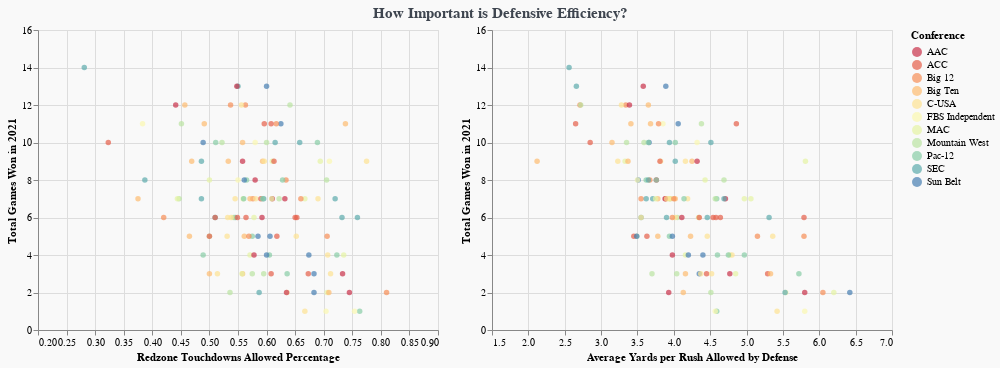

Source (notebook cell):
### Code cell
selection = alt.selection(type="interval")

chart1 = alt.Chart(schools).mark_circle().encode(
    x = alt.X('Redzone Touchdowns Allowed Percentage',scale=alt.Scale(domain=(0.2,0.9))),
    y = alt.Y('Total Games Won in 2021',scale=alt.Scale(domain=(0,16))),
    color = alt.condition(selection,alt.Color('Conference:N',scale=alt.Scale(scheme='spectral')),alt.value('lightgray')),
    tooltip = ['Team','Total Games Won in 2021','Redzone Touchdowns Allowed Percentage']
).properties(
    width = 400,
    height = 300
).add_selection(selection)

chart2 = alt.Chart(schools).mark_circle().encode(
    x = alt.X('Average Yards per Rush Allowed by Defense',scale=alt.Scale(domain=(1.5,7))),
    y = alt.Y('Total Games Won in 2021',scale=alt.Scale(domain=(0,16))),
    color = alt.condition(selection,alt.Color('Conference:N',scale=alt.Scale(scheme='spectral')),alt.value('lightgray')),
    tooltip = ['Team','Total Games Won in 2021','Average Yards per Rush Allowed by Defense']
).properties(
    width = 400,
    height = 300
).add_selection(selection)

combined = (chart1 | chart2).properties(background = '#f9f9f9',
                    title = alt.TitleParams(text = 'How Important is Defensive Efficiency?',
                                            anchor = 'middle',
                                            fontSize = 15,
                                            color = '#3E454F'))

combined

### Figure 1 — Vega-Lite specification as saved in the notebook (floating-point values rounded to 4 significant figures; data arrays with more than 128 entries replaced by an {"elided": "..."} marker saying what was removed)
{"config": {"view": {"continuousWidth": 400, "continuousHeight": 300}}, "hconcat": [{"mark": "circle", "encoding": {"color": {"condition": {"field": "Conference", "scale": {"scheme": "spectral"}, "type": "nominal", "selection": "selector388"}, "value": "lightgray"}, "tooltip": [{"field": "Team", "type": "nominal"}, {"field": "Total Games Won in 2021", "type": "quantitative"}, {"field": "Redzone Touchdowns Allowed Percentage", "type": "quantitative"}], "x": {"field": "Redzone Touchdowns Allowed Percentage", "scale": {"domain": [0.2, 0.9]}, "type": "quantitative"}, "y": {"field": "Total Games Won in 2021", "scale": {"domain": [0, 16]}, "type": "quantitative"}}, "height": 300, "selection": {"selector388": {"type": "interval"}}, "width": 400}, {"mark": "circle", "encoding": {"color": {"condition": {"field": "Conference", "scale": {"scheme": "spectral"}, "type": "nominal", "selection": "selector388"}, "value": "lightgray"}, "tooltip": [{"field": "Team", "type": "nominal"}, {"field": "Total Games Won in 2021", "type": "quantitative"}, {"field": "Average Yards per Rush Allowed by Defense", "type": "quantitative"}], "x": {"field": "Average Yards per Rush Allowed by Defense", "scale": {"domain": [1.5, 7]}, "type": "quantitative"}, "y": {"field": "Total Games Won in 2021", "scale": {"domain": [0, 16]}, "type": "quantitative"}}, "height": 300, "selection": {"selector388": {"type": "interval"}}, "width": 400}], "background": "#f9f9f9", "data": {"name": "data-862e78e80b62e4ee6310c2b1d9997bf7"}, "title": {"text": "How Important is Defensive Efficiency?", "anchor": "middle", "color": "#3E454F", "fontSize": 15}, "$schema": "https://vega.github.io/schema/vega-lite/v4.17.0.json", "datasets": {"data-862e78e80b62e4ee6310c2b1d9997bf7": {"elided": "130 records"}}}
